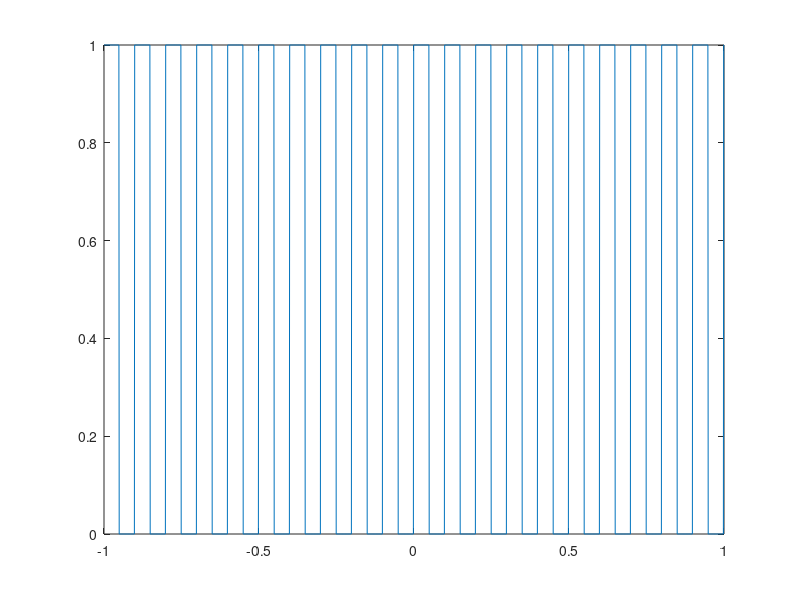

Recreate this plot in MATLAB.
%Rectangular using for loop

fs = 1000;
f = 100;

t = -1:1/fs:1;

signal = zeros(size(t));

for i = 1:length(t)
    if(mod(i,f) <= (0.5*f - 1))
        signal(i) = 1;
    else
        signal(i) = 0;
    end
end

plot(t,signal)